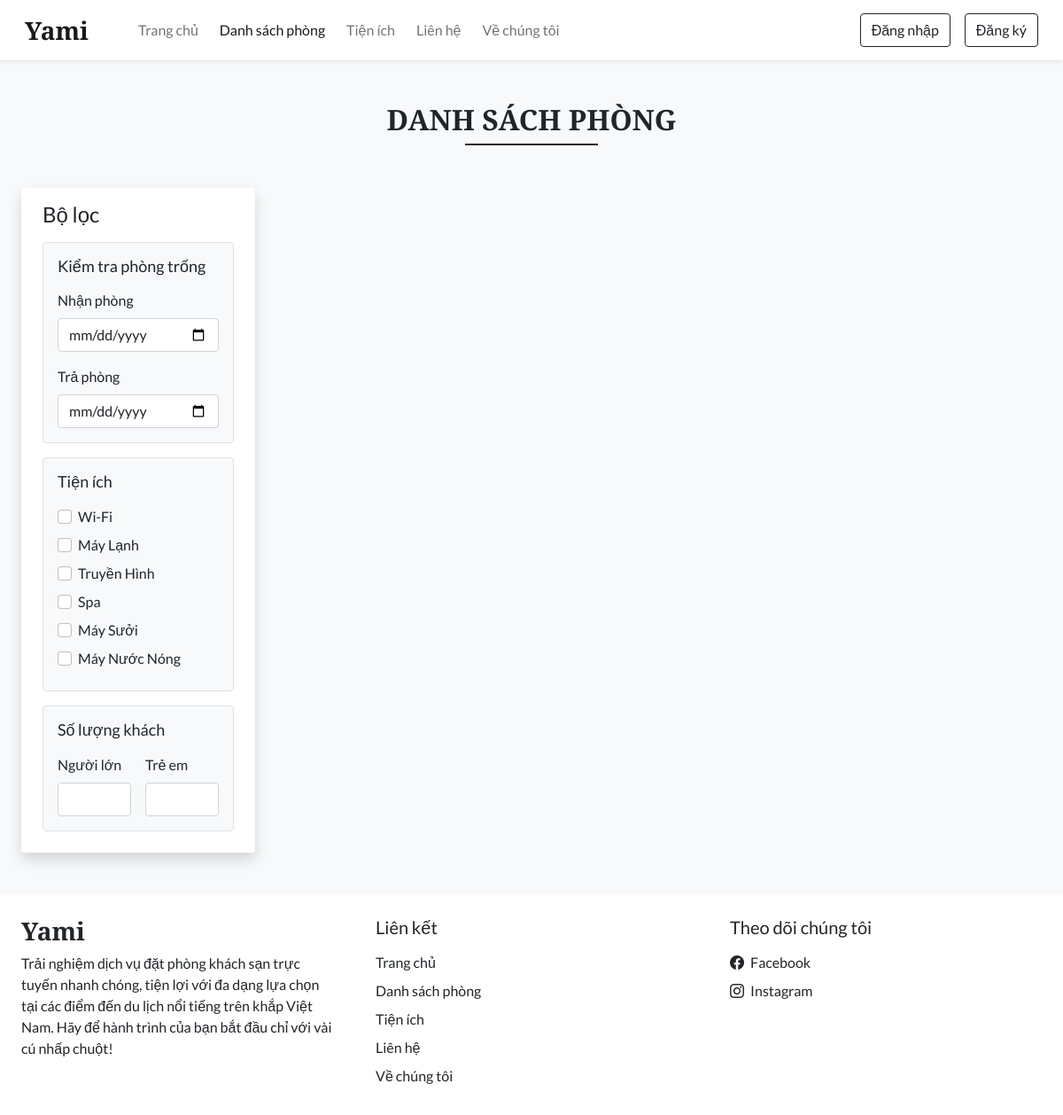
The page /rooms.php on the database its author committed.
### tables this page shows
CREATE TABLE `settings` (
  `sr_no` int(11) NOT NULL,
  `site_title` varchar(50) NOT NULL,
  `site_about` varchar(250) NOT NULL,
  `shutdown` tinyint(1) NOT NULL
);

CREATE TABLE `facilities` (
  `id` int(11) NOT NULL,
  `icon` varchar(100) NOT NULL,
  `name` varchar(50) NOT NULL,
  `description` varchar(250) NOT NULL
);

### admin/inc/db_config.php (called while the page is built, shortened)
<?php
  function selectAll($table) {
    $con = $GLOBALS['con'];
    $res = mysqli_query($con, "SELECT * FROM $table");
    return $res;
  }
  function select($sql, $values, $datatypes) {
    $con = $GLOBALS['con'];
    if($stmt = mysqli_prepare($con, $sql)){
      mysqli_stmt_bind_param($stmt, $datatypes, ...$values);
      if(mysqli_stmt_execute($stmt)){
        $res = mysqli_stmt_get_result($stmt);
        return $res;
      }
      else{
        mysqli_stmt_close($stmt);
        die("Query cannot be executed - Execute");
      }
    }
    else{
      die("Query cannot be executed - Select");
    }
  }
?>

### rooms.php (the view, shortened to what this page needs)
<!DOCTYPE html>
<html lang="en">
<head>
  <?php require('inc/links.php'); ?>
</head>
<body class="bg-light">
  <?php
    require('inc/header.php');
    $checkin_default="";
    $checkout_default="";
    $adult_default="";
    $children_default="";
  ?>
  <div class="my-5 px-4">
    <h2 class="fw-bold h-font text-center">DANH SÁCH PHÒNG</h2>
    <div class="h-line bg-dark"></div>
  </div>
  <div class="container-fluid">
    <div class="row">
      <div class="col-lg-3 col-md-12 mb-lg-0 mb-4 ps-4">
        <nav class="navbar navbar-expand-lg navbar-light bg-white rounded shadow">
          <div class="container-fluid flex-lg-column align-items-stretch">
            <h4 class="mt-2">Bộ lọc</h4>
            <div class="collapse navbar-collapse flex-column align-items-stretch mt-2" id="filterDropdown">
              <div class="border bg-light p-3 rounded mb-3">
                <h5 class="d-flex align-items-center justify-content-between mb-3" style="font-size: 18px;">
                  <span>Kiểm tra phòng trống</span>
                </h5>
                <label class="form-label">Nhận phòng</label>
                <input type="date" class="form-control shadow-none mb-3" value="<?php echo $checkin_default ?>" id="checkin" onchange="chk_avail_filter()">
                <label class="form-label">Trả phòng</label>
                <input type="date" class="form-control shadow-none" value="<?php echo $checkout_default ?>"  id="checkout" onchange="chk_avail_filter()">
              </div>
              <div class="border bg-light p-3 rounded mb-3">
                <h5 class="d-flex align-items-center justify-content-between mb-3" style="font-size: 18px;">
                  <span>Tiện ích</span>
                </h5>
                <?php
                  $facilities_q = selectAll('facilities');
                  while($row = mysqli_fetch_assoc($facilities_q))
                  {
                    echo<<<facilities
                      <div class="mb-2">
                        <input type="checkbox" onclick="fetch_rooms()" name="facilities" value="$row[id]" class="form-check-input shadow-none me-1" id="$row[id]">
                        <label class="form-check-label" for="$row[id]">$row[name]</label>
                      </div>
                    facilities;
                  }
                ?>
              </div>
              <div class="border bg-light p-3 rounded mb-3">
                <h5 class="d-flex align-items-center justify-content-between mb-3" style="font-size: 18px;">
                  <span>Số lượng khách</span>
                </h5>
                <div class="d-flex">
                  <div class="me-3">
                    <label class="form-label">Người lớn</label>
                    <input type="number" min="1" id="adults" value="<?php echo $adult_default ?>" oninput="guests_filter()" class="form-control shadow-none">
                  </div>
                  <div>
                    <label class="form-label">Trẻ em</label>
                    <input type="number" min="1" id="children" value="<?php echo $children_default ?>" oninput="guests_filter()" class="form-control shadow-none">
                  </div>
                </div>
              </div>
            </div>
          </div>
        </nav>
      </div>
      <div class="col-lg-9 col-md-12 px-4" id="rooms-data">
      </div>
    </div>
  </div>
  <?php require('inc/footer.php'); ?>
</body>
</html>

### inc/header.php (shortened to what this page needs)
<nav id="nav-bar" class="navbar navbar-expand-lg navbar-light bg-white px-lg-3 py-lg-2 shadow-sm sticky-top">
  <div class="container-fluid">
    <a class="navbar-brand me-5 fw-bold fs-3 h-font" href="index.php"><?php echo $settings_r['site_title'] ?></a>
    <div class="collapse navbar-collapse" id="navbarSupportedContent">
      <ul class="navbar-nav me-auto mb-2 mb-lg-0">
        <li class="nav-item">
          <a class="nav-link me-2" href="index.php">Trang chủ</a>
        </li>
        <li class="nav-item">
          <a class="nav-link me-2" href="rooms.php">Danh sách phòng</a>
        </li>
        <li class="nav-item">
          <a class="nav-link me-2" href="facilities.php">Tiện ích</a>
        </li>
        <li class="nav-item">
          <a class="nav-link me-2" href="contact.php">Liên hệ</a>
        </li>
        <li class="nav-item">
          <a class="nav-link" href="about.php">Về chúng tôi</a>
        </li>
      </ul>
      <div class="d-flex">
        <?php
          if(isset($_SESSION['login']) && $_SESSION['login']==true)
          {
            $path = USERS_IMG_PATH;
            echo<<<data
              <div class="btn-group">
                <button type="button" class="btn btn-outline-dark shadow-none dropdown-toggle" data-bs-toggle="dropdown" data-bs-display="static" aria-expanded="false">
                  <img src="$path$_SESSION[uPic]" style="width: 25px; height: 25px;" class="me-1 rounded-circle">
                  $_SESSION[uName]
                </button>
                <ul class="dropdown-menu dropdown-menu-lg-end">
                  <li><a class="dropdown-item" href="profile.php">Hồ sơ cá nhân</a></li>
                  <li><a class="dropdown-item" href="bookings.php">Lịch sử đặt phòng</a></li>
                  <li><a class="dropdown-item" href="logout.php">Đăng xuất</a></li>
                </ul>
              </div>
            data;
          }
          else
          {
            echo<<<data
              <button type="button" class="btn btn-outline-dark shadow-none me-lg-3 me-2" data-bs-toggle="modal" data-bs-target="#loginModal">
                Đăng nhập
              </button>
              <button type="button" class="btn btn-outline-dark shadow-none" data-bs-toggle="modal" data-bs-target="#registerModal">
                Đăng ký
              </button>
            data;
          }
        ?>
      </div>
    </div>
  </div>
</nav>

### inc/footer.php (shortened to what this page needs)
<div class="container-fluid bg-white mt-5">
  <div class="row">
    <div class="col-lg-4 p-4">
      <h3 class="h-font fw-bold fs-3 mb-2"><?php echo $settings_r['site_title'] ?></h3>
      <p>
        <?php echo $settings_r['site_about'] ?>
      </p>
    </div>
    <div class="col-lg-4 p-4">
      <h5 class="mb-3">Liên kết</h5>
      <a href="index.php" class="d-inline-block mb-2 text-dark text-decoration-none">Trang chủ</a> <br>
      <a href="rooms.php" class="d-inline-block mb-2 text-dark text-decoration-none">Danh sách phòng</a> <br>
      <a href="facilities.php" class="d-inline-block mb-2 text-dark text-decoration-none">Tiện ích</a> <br>
      <a href="contact.php" class="d-inline-block mb-2 text-dark text-decoration-none">Liên hệ</a> <br>
      <a href="about.php" class="d-inline-block mb-2 text-dark text-decoration-none">Về chúng tôi</a>
    </div>
    <div class="col-lg-4 p-4">
        <h5 class="mb-3">Theo dõi chúng tôi</h5>
        <a href="<?php echo $contact_r['fb'] ?>" class="d-inline-block text-dark text-decoration-none mb-2">
          <i class="bi bi-facebook me-1"></i> Facebook
        </a><br>
        <a href="<?php echo $contact_r['insta'] ?>" class="d-inline-block text-dark text-decoration-none">
          <i class="bi bi-instagram me-1"></i> Instagram
        </a><br>
    </div>
  </div>
</div>

### css/common.css (style rules this page uses)
:root { --teal: #2D6A4F; --teal_hover: #2D6A4F; }
* { font-family: 'Lato', sans-serif; }
.h-font { font-family: 'Merriweather', serif; }
input[type=number] { -moz-appearance: textfield; }
.h-line { width: 150px; margin: 0 auto; height: 1.7px; }

### rows shown on the page
settings: site_title "Yami", site_about "Trải nghiệm dịch vụ đặt phòng khách sạn trực tuyến nhanh chóng, tiện lợi với đa dạng lựa chọn tại các điểm đến du lịch nổi tiếng trên khắp Việt Nam. Hãy để hành trình của bạn bắt đầu chỉ với vài cú nhấp chuột!"
facilities: name "Wi-Fi"
facilities: name "Máy Lạnh"
facilities: name "Truyền Hình"
facilities: name "Spa"
facilities: name "Máy Sưởi"
facilities: name "Máy Nước Nóng"
